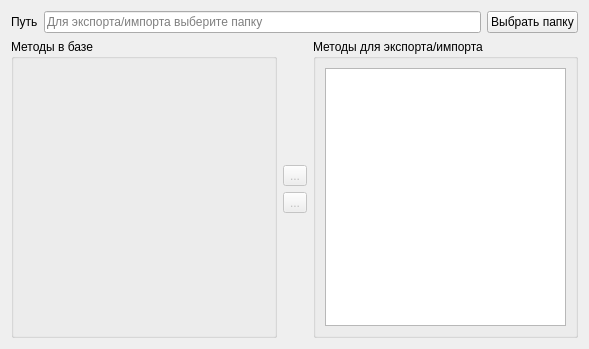
<?xml version="1.0" encoding="UTF-8"?>
<ui version="4.0">
 <class>ZrmMethodExportImport</class>
 <widget class="QWidget" name="ZrmMethodExportImport">
  <property name="geometry">
   <rect>
    <x>0</x>
    <y>0</y>
    <width>589</width>
    <height>349</height>
   </rect>
  </property>
  <property name="windowTitle">
   <string>Form</string>
  </property>
  <layout class="QVBoxLayout" name="verticalLayout_4">
   <item>
    <layout class="QHBoxLayout" name="horizontalLayout">
     <item>
      <widget class="QLabel" name="label">
       <property name="text">
        <string>Путь</string>
       </property>
      </widget>
     </item>
     <item>
      <widget class="QLineEdit" name="pathToFolder">
       <property name="readOnly">
        <bool>true</bool>
       </property>
       <property name="placeholderText">
        <string>Для экспорта/импорта выберите папку</string>
       </property>
      </widget>
     </item>
     <item>
      <widget class="QPushButton" name="bSelectPath">
       <property name="text">
        <string>Выбрать папку</string>
       </property>
      </widget>
     </item>
    </layout>
   </item>
   <item>
    <layout class="QHBoxLayout" name="horizontalLayout_2" stretch="1,0,1">
     <item>
      <widget class="QGroupBox" name="verticalGroupBox">
       <property name="title">
        <string>Методы в базе</string>
       </property>
       <layout class="QVBoxLayout" name="verticalLayout_2">
        <item>
         <widget class="ZrmMethodsTree" name="zrmMethods" native="true"/>
        </item>
       </layout>
      </widget>
     </item>
     <item>
      <layout class="QVBoxLayout" name="verticalLayout">
       <item>
        <spacer name="verticalSpacer_2">
         <property name="orientation">
          <enum>Qt::Vertical</enum>
         </property>
         <property name="sizeHint" stdset="0">
          <size>
           <width>20</width>
           <height>40</height>
          </size>
         </property>
        </spacer>
       </item>
       <item>
        <widget class="QToolButton" name="tbExport">
         <property name="enabled">
          <bool>false</bool>
         </property>
         <property name="text">
          <string>...</string>
         </property>
         <property name="icon">
          <iconset resource="../zrm/zrm_resource.qrc">
           <normaloff>:/zrm/icons/right.png</normaloff>:/zrm/icons/right.png</iconset>
         </property>
         <property name="iconSize">
          <size>
           <width>24</width>
           <height>24</height>
          </size>
         </property>
         <property name="arrowType">
          <enum>Qt::NoArrow</enum>
         </property>
        </widget>
       </item>
       <item>
        <widget class="QToolButton" name="tbImport">
         <property name="enabled">
          <bool>false</bool>
         </property>
         <property name="text">
          <string>...</string>
         </property>
         <property name="icon">
          <iconset resource="../zrm/zrm_resource.qrc">
           <normaloff>:/zrm/icons/left.png</normaloff>:/zrm/icons/left.png</iconset>
         </property>
         <property name="iconSize">
          <size>
           <width>24</width>
           <height>24</height>
          </size>
         </property>
         <property name="arrowType">
          <enum>Qt::NoArrow</enum>
         </property>
        </widget>
       </item>
       <item>
        <spacer name="verticalSpacer">
         <property name="orientation">
          <enum>Qt::Vertical</enum>
         </property>
         <property name="sizeHint" stdset="0">
          <size>
           <width>20</width>
           <height>40</height>
          </size>
         </property>
        </spacer>
       </item>
      </layout>
     </item>
     <item>
      <widget class="QGroupBox" name="groupBox">
       <property name="title">
        <string>Методы для экспорта/импорта</string>
       </property>
       <layout class="QVBoxLayout" name="verticalLayout_3">
        <item>
         <widget class="QListWidget" name="methodsList"/>
        </item>
       </layout>
      </widget>
     </item>
    </layout>
   </item>
  </layout>
 </widget>
 <customwidgets>
  <customwidget>
   <class>ZrmMethodsTree</class>
   <extends>QWidget</extends>
   <header>zrmmethodstree.h</header>
   <container>1</container>
  </customwidget>
 </customwidgets>
 <resources>
  <include location="../zrm/zrm_resource.qrc"/>
 </resources>
 <connections/>
</ui>
